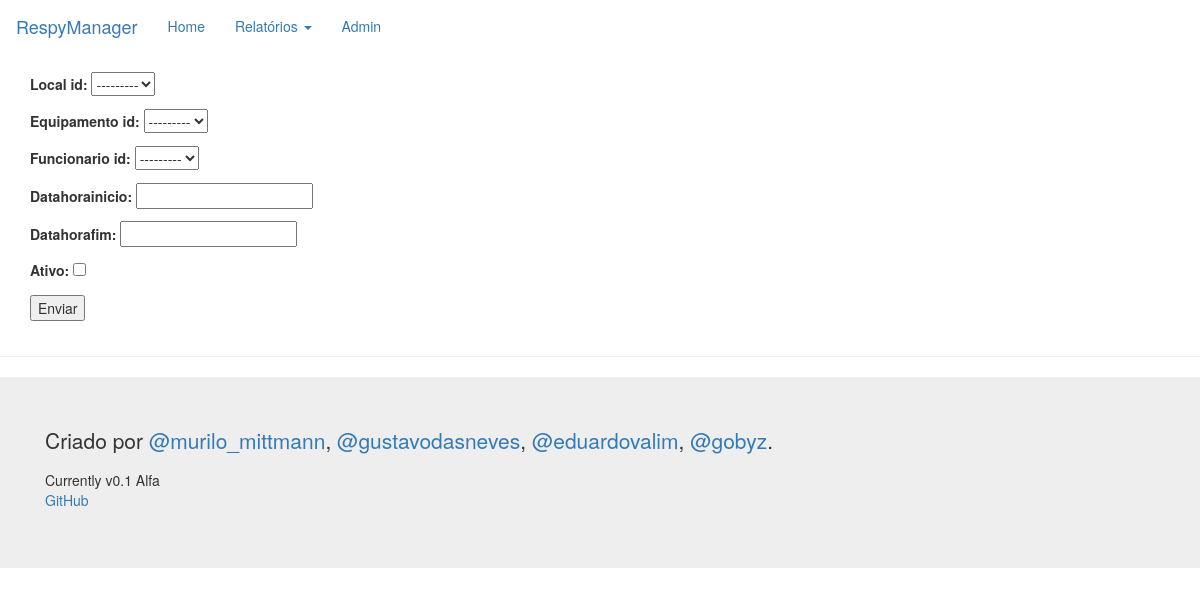
/novoAluguel/ (signed in), run on an earlier commit of the app's database.
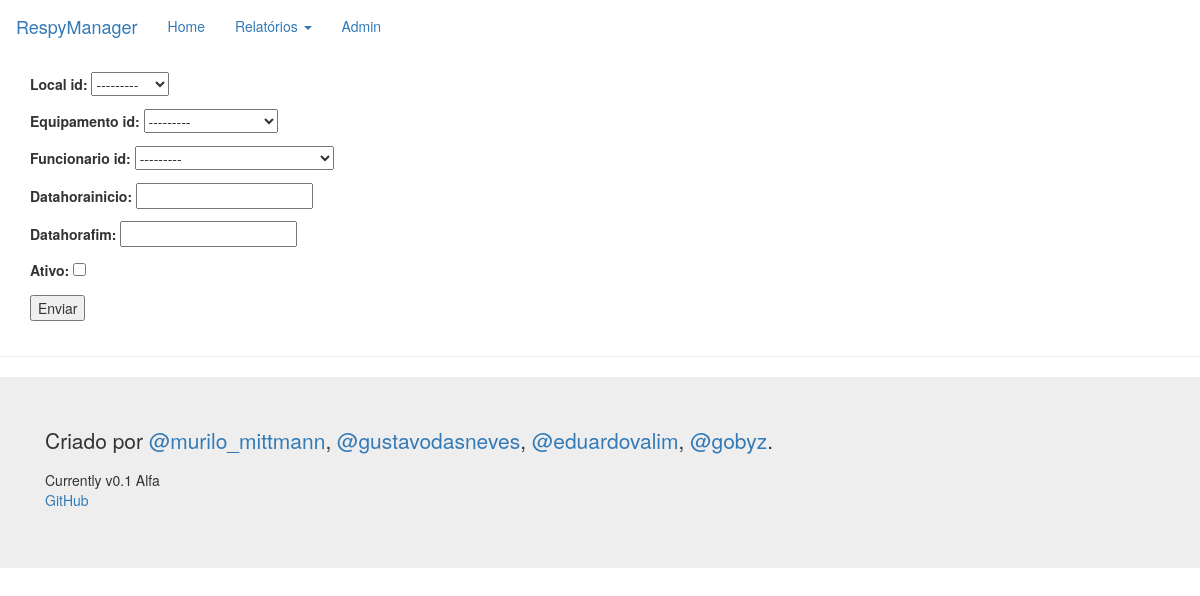
And on a later commit of the database.
### respy/models.py (models this page shows)
class Local (models.Model):
    local_id = models.AutoField(primary_key=True)
    nome = models.CharField(max_length=100)
    def __unicode__(self):
        return self.nome

class Equipamento (models.Model):
    equipamento_id = models.AutoField(primary_key=True)
    nome = models.CharField(max_length=100)
    def __unicode__(self):
        return self.nome

class Funcionario (models.Model):
    funcionario_id = models.AutoField(primary_key=True)
    nome = models.CharField(max_length=100)
    email = models.CharField(max_length=100)
    def __unicode__(self):
        return self.nome

### respy/views.py (the view)
# urls.py: url(r'^novoAluguel/', views.novoaluguel),
@login_required
def novoaluguel(request):
	if request.method == 'POST':
		form = AluguelForm(request.POST)
		if form.is_valid():
			form.save()
			response = {'Message': 'Aluguel inserido com sucesso', 'Success': True}
		else:
			response = {'Message': 'Erro ao inserir novo aluguel', 'Success': True}
	else:
		response = {'Message': 'Nada ate aqui ocorreu', 'Success': False}
	form = AluguelForm()
	return render_to_response('novoaluguel.html', {'form': form, 'response': response}, RequestContext(request))

### respy/forms.py (shortened to what this page needs)
class AluguelForm(ModelForm):
    class Meta:
        model = Aluguel
        fields = ['local_id', 'equipamento_id', 'funcionario_id', 'datahorainicio', 'datahorafim', 'ativo']

### respy/templates/novoAluguel.html
{% extends 'base.html' %}
{% block content %}
    {% if response.Success == True %}
        <p>
            {{ response.Message }}
        </p>
        <p>
            <a href="/novoAluguel" class="btn btn-primary">Inserir novo</a>
            <a href="/" class="btn">Voltar</a>
        </p>
    {% else %}
        <form method="post" class="form-group">{% csrf_token %}
            {{ form.as_p }}
            <input type="submit" value="Enviar"/>
        </form>
    {% endif %}
{% endblock %}

What changed in the data, as far as the page shows it:
added Local: local_id "---------"
added Equipamento: equipamento_id "---------"
added Funcionario: funcionario_id "---------"
Also different on the page:
form field local_id: "---------" → (not shown)
form field equipamento_id: "---------" → (not shown)
form field funcionario_id: "---------" → (not shown)
